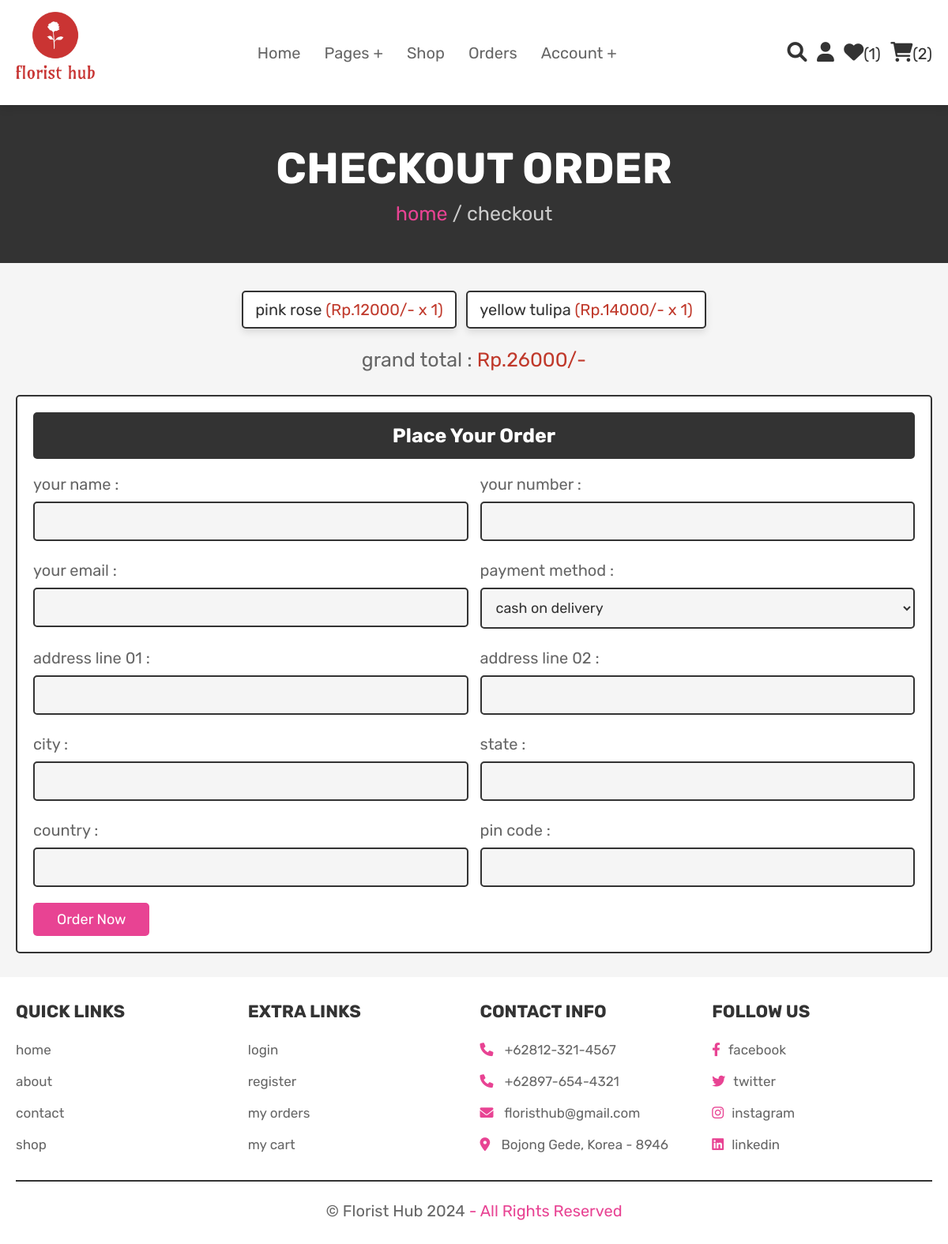
/checkout.php (signed in), run on the app's committed database.
### tables this page shows
CREATE TABLE `cart` (
  `id` int(100) NOT NULL,
  `user_id` int(100) NOT NULL,
  `pid` int(100) NOT NULL,
  `name` varchar(100) NOT NULL,
  `price` int(100) NOT NULL,
  `quantity` int(100) NOT NULL,
  `image` varchar(100) NOT NULL
);

### checkout.php (the view, shortened to what this page needs)
<?php
@include 'config.php';
$user_id = $_SESSION['user_id'];
?>
<!DOCTYPE html>
<html lang="en">
<head>
   <link rel="stylesheet" href="https://cdnjs.cloudflare.com/ajax/libs/font-awesome/6.0.0/css/all.min.css">
   <link rel="stylesheet" href="css/style.css">
</head>
<body>
<?php @include 'header.php'; ?>
<section class="heading">
    <h3>checkout order</h3>
    <p> <a href="home.php">home</a> / checkout </p>
</section>
<section class="display-order">
    <?php
        $grand_total = 0;
        $select_cart = mysqli_query($conn, "SELECT * FROM `cart` WHERE user_id = '$user_id'") or die('query failed');
        if(mysqli_num_rows($select_cart) > 0){
            while($fetch_cart = mysqli_fetch_assoc($select_cart)){
            $total_price = ($fetch_cart['price'] * $fetch_cart['quantity']);
            $grand_total += $total_price;
    ?>
    <p> <?php echo $fetch_cart['name'] ?> <span>(<?php echo 'Rp.'.$fetch_cart['price'].'/-'.' x '.$fetch_cart['quantity']  ?>)</span> </p>
    <?php
        }
        }else{
            echo '<p class="empty">your cart is empty</p>';
        }
    ?>
    <div class="grand-total">grand total : <span>Rp.<?php echo $grand_total; ?>/-</span></div>
</section>
<section class="checkout">
    <form action="" method="POST">
        <h3>place your order</h3>
        <div class="flex">
            <div class="inputBox">
                <span>your name :</span>
                <input type="text" name="name">
            </div>
            <div class="inputBox">
                <span>your number :</span>
                <input type="number" name="number" min="0">
            </div>
            <div class="inputBox">
                <span>your email :</span>
                <input type="email" name="email">
            </div>
            <div class="inputBox">
                <span>payment method :</span>
                <select name="method">
                    <option value="cash on delivery">cash on delivery</option>
                </select>
            </div>
            <div class="inputBox">
                <span>address line 01 :</span>
                <input type="text" name="flat">
            </div>
            <div class="inputBox">
                <span>address line 02 :</span>
                <input type="text" name="street">
            </div>
            <div class="inputBox">
                <span>city :</span>
                <input type="text" name="city">
            </div>
            <div class="inputBox">
                <span>state :</span>
                <input type="text" name="state">
            </div>
            <div class="inputBox">
                <span>country :</span>
                <input type="text" name="country">
            </div>
            <div class="inputBox">
                <span>pin code :</span>
                <input type="number" min="0" name="pin_code">
            </div>
        </div>
        <input type="submit" name="order" value="order now" class="btn">
    </form>
</section>
<?php @include 'footer.php'; ?>
</body>
</html>

### css/style.css (style rules this page uses)
:root { --pink:#e84393; --red:#c0392b; --orange:#f39c12; --black:#333; --white:#fff; --light-color:#666; --light-white:#ccc; --light-bg:#f5f5f5; --border:.2rem solid var(--black); --box-shadow:0 .5rem 1rem rgba(0,0,0,.1); }
* { font-family: 'Rubik', sans-serif; margin:0; padding:0; box-sizing: border-box; outline: none; border:none; text-decoration: none; transition:all .2s linear; }
html { font-size: 62.5%; overflow-x: hidden; scroll-behavior: smooth; scroll-padding-top: 6.5rem; }
body { background: var(--light-bg); }
section { padding:3rem 2rem; }
.btn, .delete-btn, .option-btn { display: inline-block; border-radius: .5rem; margin-top: 1rem; font-size: 1.8rem; color:var(--white); cursor: pointer; padding:1rem 3rem; text-transform: capitalize; }
.btn { background-color: var(--pink); }
.heading { display: flex; flex-flow: column; align-items: center; justify-content: center; gap:1rem; background-color: var(--black); text-align: center; min-height: 25vh; }
.heading h3 { font-size: 5.5rem; color:var(--white); text-transform: uppercase; }
.heading p { font-size: 2.5rem; color:var(--light-white); }
.heading p a { color:var(--pink); }
.display-order { max-width: 1200px; margin:0 auto; text-align: center; padding-bottom: 0; }
.display-order p { display: inline-block; border-radius: .5rem; font-size: 2rem; color:var(--black); padding:1rem 1.5rem; margin:.5rem; background-color: var(--white); box-shadow: var(--box-shadow); border:var(--border); }
.display-order p span { color:var(--red); }
.display-order .grand-total { margin-top: 2rem; font-size: 2.5rem; color:var(--light-color); }
.display-order .grand-total span { color:var(--red); }
.checkout form { background-color: var(--white); border:var(--border); max-width: 1200px; margin:0 auto; border-radius: .5rem; padding:2rem; box-shadow: var(--border); }
.checkout form h3 { padding:1.5rem; font-size: 2.5rem; margin-bottom: 2rem; background-color: var(--black); color:var(--white); border-radius: .5rem; text-align: center; text-transform: capitalize; }
.checkout form .flex { display: flex; flex-wrap: wrap; gap:1.5rem; }
.checkout form .flex .inputBox { flex:1 1 40rem; }
.checkout form .flex .inputBox input, .checkout form .flex .inputBox select { margin:1rem 0; width: 100%; background-color: var(--light-bg); padding:1.2rem 1.4rem; border:var(--border); font-size: 1.8rem; color:var(--black); border-radius: .5rem; }
.checkout form .flex .inputBox span { font-size: 2rem; color:var(--light-color); }

### data on the page
cart: name "pink rose", price "12000", quantity "1"
cart: name "yellow tulipa", price "14000", quantity "1"

### other printed values
$wishlist_num_rows "1"
$cart_num_rows "2"
$grand_total "26000"
